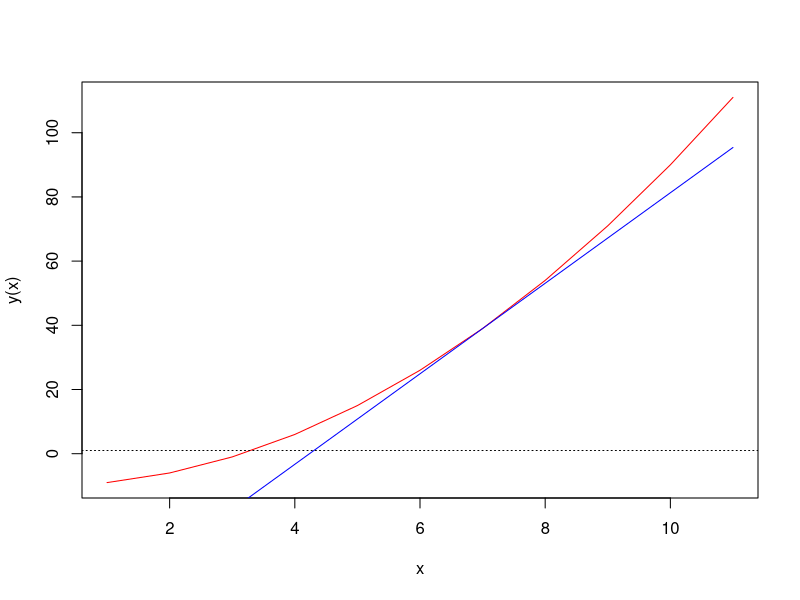

This chart was generated by the following R code:
## ---- chunk 1
# Type your code here.
## ---- chunk 2
# x-domain
x = seq(0:10)

# non-linear function
y = function(x){x^2-10}

# linearized function 
estimate = 7
epsilon  = 0.1
f = function(x){y(estimate)+ ((y(estimate+epsilon)-y(estimate))/epsilon)*(x-estimate)}

# plot 
plot(x,y(x),col="red",type="l")
lines(x,f(x),col="blue")
abline(a=x,b=0,lty="dotted")
